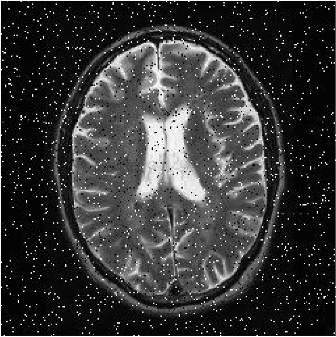
#> input picture images/brain.png, 336 x 337 px, found by its file name
$ python FilterGaussianBlur.py
#> lines starting #> are read from the running program, lines starting #| are printed output that depends on the picture
import cv2
import numpy as np

img = cv2.imread('brain.png')
#> img is the input picture: shape (337, 336, 3); min 0, max 255, mean 54.1

Gauss = cv2.GaussianBlur(img,(5,5),0)
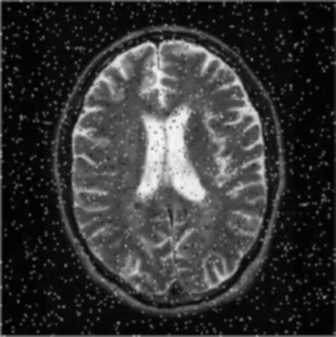
#> Gauss: shape (337, 336, 3); min 2, max 245, mean 53.4

compare = np.concatenate((img, Gauss), axis=1)
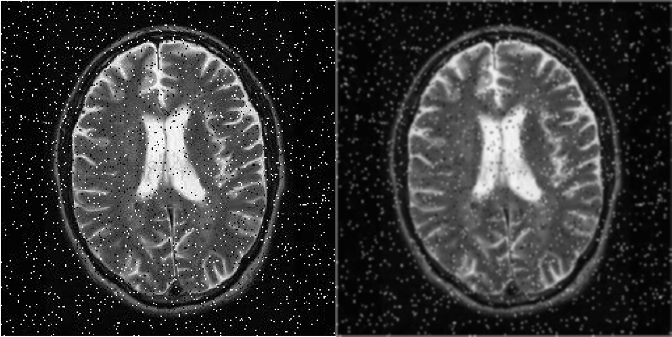
#> compare: shape (337, 672, 3); min 0, max 255, mean 53.8

cv2.imshow('Result', compare)
cv2.waitKey(0)
cv2.destroyAllWindows
